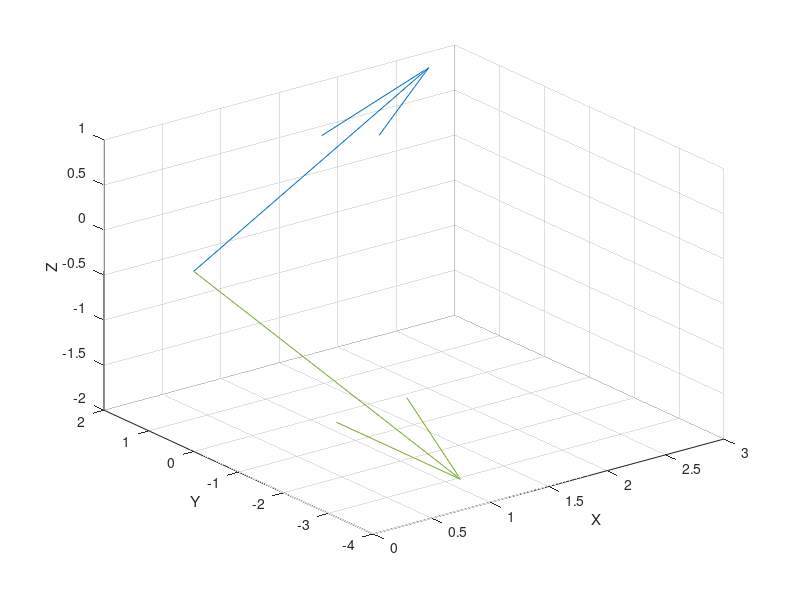

Source code (MATLAB):
v1 = [3 2 1];
v2 = [1 -4 -2];


quiver3(0,0,0,3,2,1)
hold on
quiver3(0,0,0,1,-4,-2)


grid on

xlabel("X")
ylabel("Y")
zlabel("Z")
